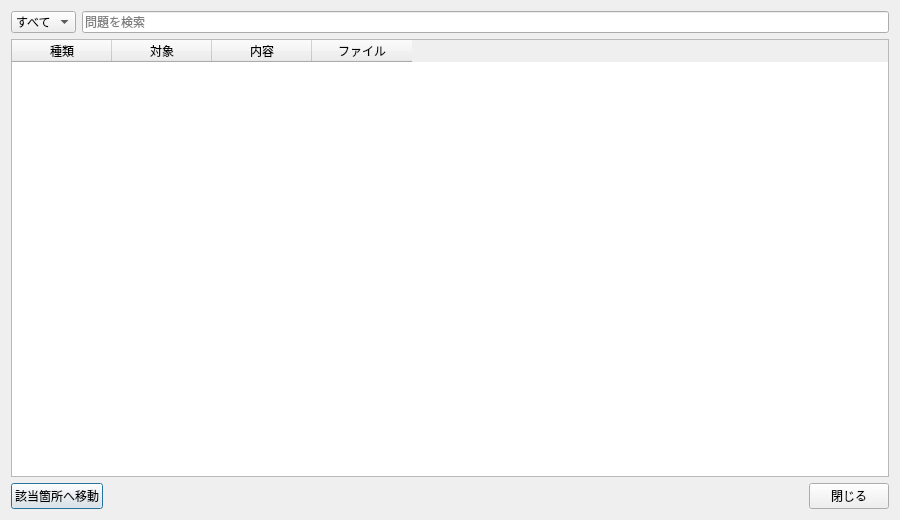
<?xml version="1.0" encoding="UTF-8"?>
<ui version="4.0">
 <class>ProblemsDialog</class>
 <widget class="QDialog" name="ProblemsDialog">
  <property name="geometry">
   <rect><x>0</x><y>0</y><width>900</width><height>520</height></rect>
  </property>
  <property name="windowTitle"><string>問題一覧</string></property>
  <layout class="QVBoxLayout" name="layoutRoot">
   <item>
    <layout class="QHBoxLayout" name="layoutToolbar">
     <item>
      <widget class="QComboBox" name="comboProblemType">
       <item><property name="text"><string>すべて</string></property></item>
       <item><property name="text"><string>翻訳</string></property></item>
       <item><property name="text"><string>構文</string></property></item>
       <item><property name="text"><string>保存</string></property></item>
      </widget>
     </item>
     <item>
      <widget class="QLineEdit" name="editProblemSearch">
       <property name="placeholderText"><string>問題を検索</string></property>
      </widget>
     </item>
    </layout>
   </item>
   <item>
    <widget class="QTableWidget" name="tableProblems">
     <property name="selectionBehavior"><enum>QAbstractItemView::SelectRows</enum></property>
     <property name="alternatingRowColors"><bool>true</bool></property>
     <column><property name="text"><string>種類</string></property></column>
     <column><property name="text"><string>対象</string></property></column>
     <column><property name="text"><string>内容</string></property></column>
     <column><property name="text"><string>ファイル</string></property></column>
    </widget>
   </item>
   <item>
    <layout class="QHBoxLayout" name="layoutBottom">
     <item>
      <widget class="QPushButton" name="buttonGoTo">
       <property name="text"><string>該当箇所へ移動</string></property>
      </widget>
     </item>
     <item>
      <spacer name="spacerBottom">
       <property name="orientation"><enum>Qt::Horizontal</enum></property>
       <property name="sizeHint"><size><width>40</width><height>20</height></size></property>
      </spacer>
     </item>
     <item>
      <widget class="QPushButton" name="buttonClose">
       <property name="text"><string>閉じる</string></property>
      </widget>
     </item>
    </layout>
   </item>
  </layout>
 </widget>
 <resources/>
 <connections/>
</ui>
